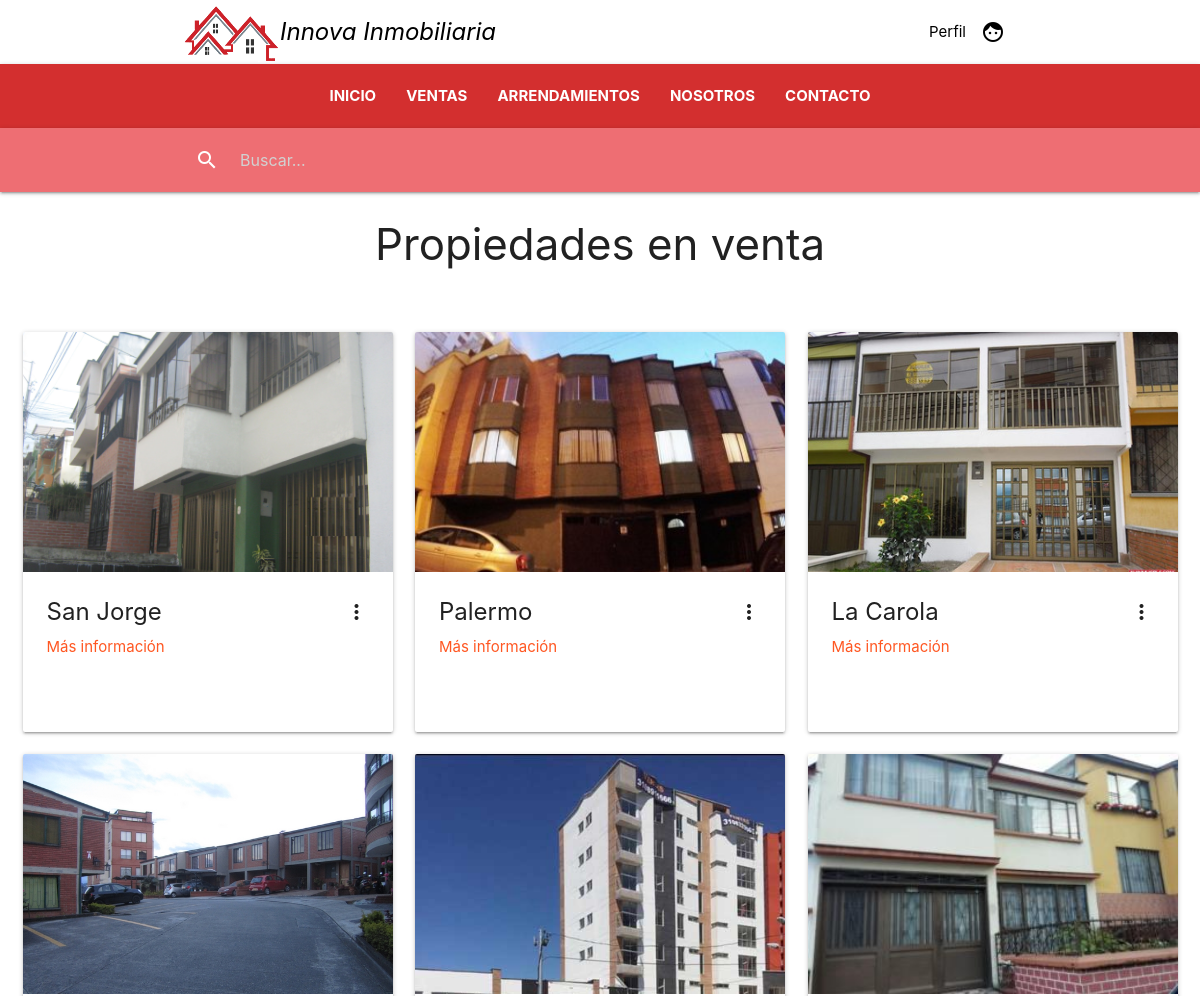
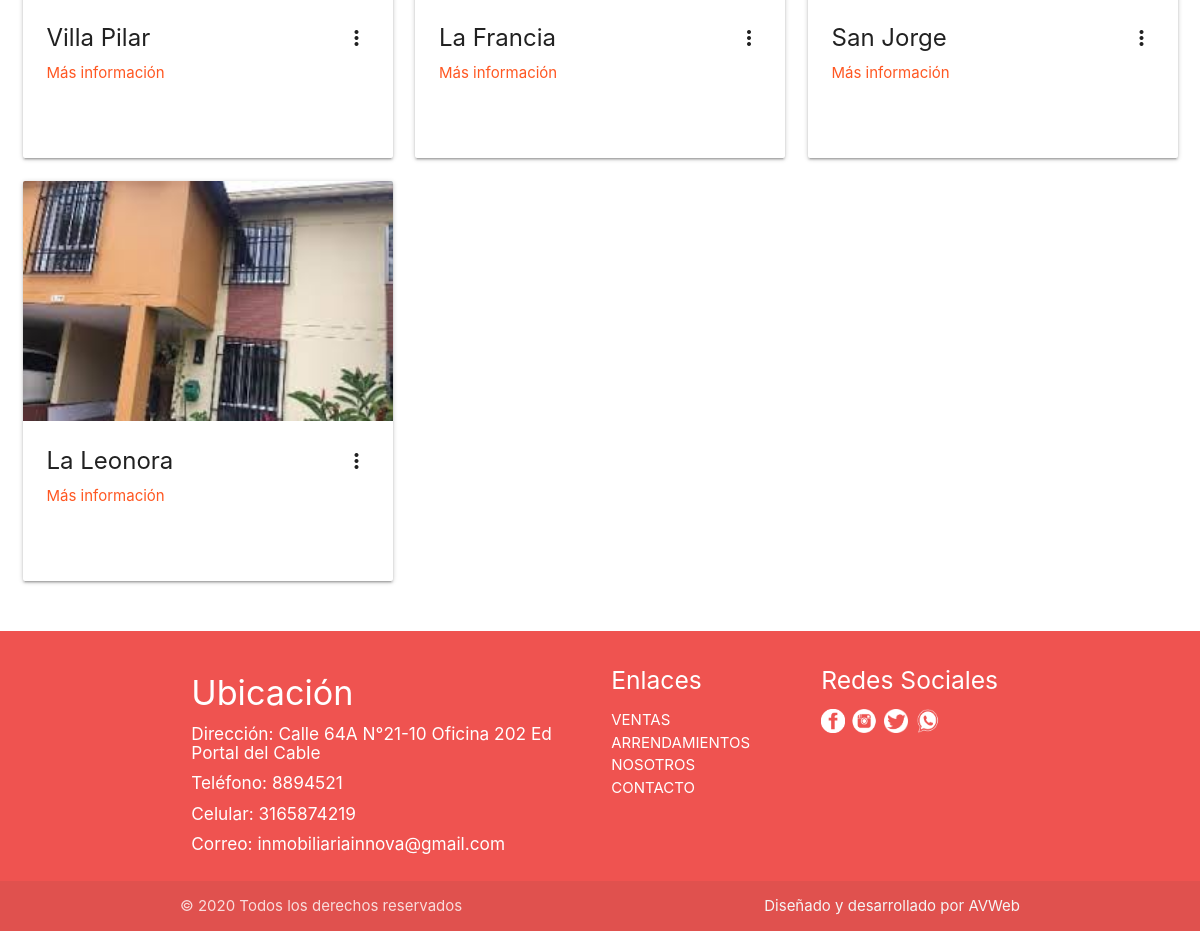
The page /paginas/ventas/ (signed in) on the database its author committed (2 pictures, top to bottom).
### inmueble/models.py (models this page shows, shortened)
class Inmueble(models.Model):
    codigo = models.CharField(max_length=50, null=False)
    direccion = models.CharField(max_length=100, null=False)
    IDBarrio = models.ForeignKey(Barrio, null=False, on_delete=models.PROTECT)
    precio = models.DecimalField(max_digits=9, decimal_places=0,  null=False)
    IDTipo_de_inmueble = models.ForeignKey(Tipo_de_inmueble, null=False, on_delete=models.PROTECT)
    IDTipo_de_oferta = models.ForeignKey(Tipo_de_oferta, null=False, on_delete=models.PROTECT)
    alcoba = models.IntegerField(null=False)
    baño = models.IntegerField(null=False)
    parqueadero = models.BooleanField(null=False)
    disponible = models.BooleanField(null=False)
    descripcion = models.CharField(max_length=300, null=True)
    imagenppal = models.FileField(null=False, upload_to="imagenes/%Y/%m/%d")

class Barrio(models.Model):
    nombre = models.CharField(max_length=80, null=False)
    IDCiudad = models.ForeignKey(Ciudad, null=False, on_delete=models.PROTECT)

### inmueble/views.py (the view)
# urls.py: path('paginas/ventas/', views.VentaList.as_view(), name='ventas'),
class VentaList(ListView):
    template_name = 'paginas/ventas.html'
    model = Inmueble
    context_object_name = 'inmuebles'

### templates/paginas/ventas.html (shortened to what this page needs)
{% extends 'base/base.html' %}
{% load static %}
{% load humanize %}
{% block container2 %}
<h3 class="center-align">Propiedades en venta</h3>
<br>
<div class="section">
  <div class="row">
    <div class="col s12">
      {% for inmueble in inmuebles %}
        {% if inmueble.IDTipo_de_oferta.nombre == "Venta" %}
          <div class="col s12 m4">
            <div class="card medium">
              <div class="card-image waves-effect waves-block waves-light">
                <img class="activator" src="../../media/{{ inmueble.imagenppal }}">
              </div>
              <div class="card-content">
                <span class="card-title activator grey-text text-darken-4"><b>{{ inmueble.IDBarrio.nombre }}</b>
                  <i class="material-icons right">more_vert</i>
                </span>
                <p><a class="deep-orange-text darken-4" href="{% url 'detalle' inmueble.id %}">Más información</a></p>
              </div>
            </div>
          </div>
        {% endif %}
      {% endfor %}
    </div>
  </div>
</div>
{% endblock %}

### rows shown on the page
Inmueble: imagenppal (picture), IDBarrio.nombre "San Jorge"
Inmueble: imagenppal (picture), IDBarrio.nombre "Palermo"
Inmueble: imagenppal (picture), IDBarrio.nombre "La Carola"
Inmueble: imagenppal (picture), IDBarrio.nombre "Villa Pilar"
Inmueble: imagenppal (picture), IDBarrio.nombre "La Francia"
Inmueble: imagenppal (picture), IDBarrio.nombre "San Jorge"
Inmueble: imagenppal (picture), IDBarrio.nombre "La Leonora"
